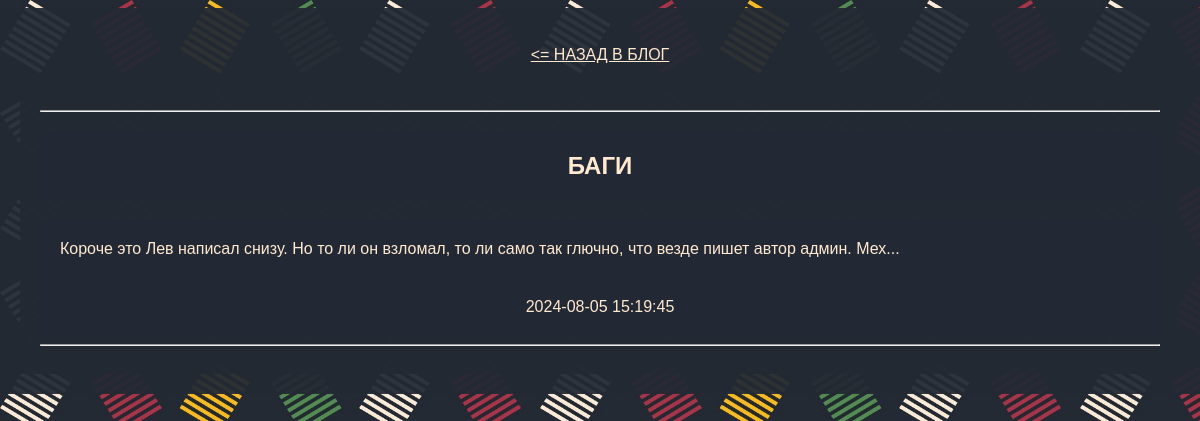
Page /blog/DynPage.php?id=4 (signed in) on the committed database.
### tables this page shows
CREATE TABLE `news` (
  `id` int(11) NOT NULL,
  `date` timestamp NOT NULL DEFAULT CURRENT_TIMESTAMP,
  `author_id` int(11) DEFAULT NULL,
  `text` text,
  `color` int(4) NOT NULL DEFAULT '0',
  `theme` varchar(100) NOT NULL DEFAULT 'Без темы'
);

### blog/DynPage.php (the view, shortened to what this page needs)
<head>
    <link rel="stylesheet" href="./dyn_style.css">
</head>
<body>
    <div>
        <?php
        require_once '../logic/connectPDO.php';
        $idNew = $_GET["id"];
        $news = $pdo->query("SELECT * FROM news WHERE id = '$idNew' ")->fetchAll();
        if ($news['0']['color'] === 0) {
            $colorDB = 'blk';
        } else if ($news['0']['color'] === 1) {
            $colorDB = 'red';
        } else if ($news['0']['color'] === 2) {
            $colorDB = 'grn';
        } else {
            $colorDB = 'blk';
        }
        ?>
        <br>
        <a href="./blog.php">
            <= НАЗАД В БЛОГ</a>
            <br><br>
                <div class="
                <?= $colorDB ?>
                ">
                    <hr>
                    <?php
                    $textOrig     = $news['0']['text'];
                    $aims   = array("\r\n", "\n\n", "\n", "\r");
                    $replace = '<br>';
                    $textFormat = str_replace($aims, $replace, $textOrig);
                    ?>
                    <h2>
                        <div class="theme">
                            <?= $news['0']['theme'] ?>
                        </div>
                    </h2>
                    <div class="txt">
                        <?= $textFormat ?>
                    </div>
                    <div class="date">
                        <?= $news['0']['date'] ?>
                    </div>
                    <hr>
                </div>
</body>

### blog/dyn_style.css (style rules this page uses)
body { margin-left: auto; margin-right: auto; text-align: center; font-family: 'Franklin Gothic Medium', 'Arial Narrow', Arial, sans-serif; background-repeat: repeat; background-attachment: fixed; background-image: url(../imgs/room_bg.jpg); background-size: 45%; color: rgb(255, 233, 209); min-height: 100vh; }
div { background-color: rgb(35, 42, 52,0.95); padding: 20px; margin: 0; }
.blk { background-color: rgb(35, 42, 52,0.95); border-radius: 3px; }
a { color: rgb(255, 233, 209); }
.txt { text-align:left; }

### rows in the picture
news: theme "БАГИ", text "Короче это Лев написал снизу. Но то ли он взломал, то ли само так глючно, что везде пишет автор админ. Мех...", date "2024-08-05 15:19:45"
